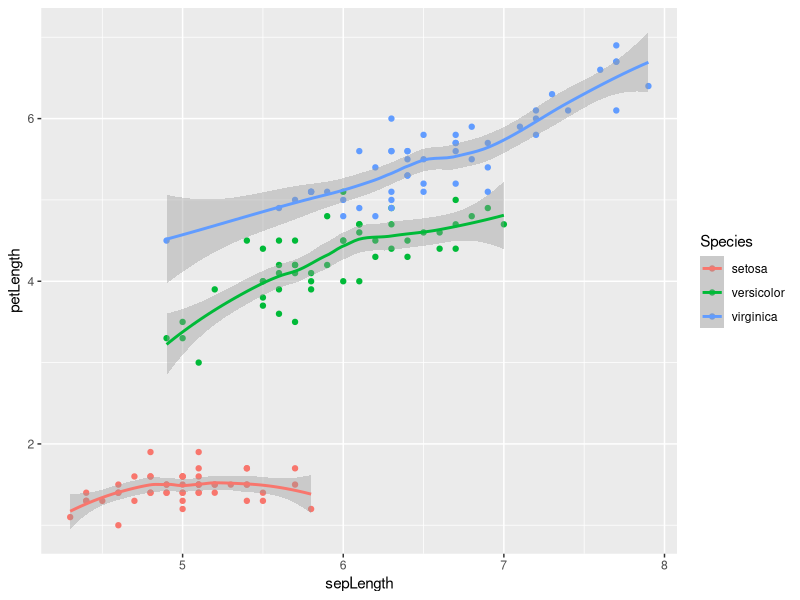
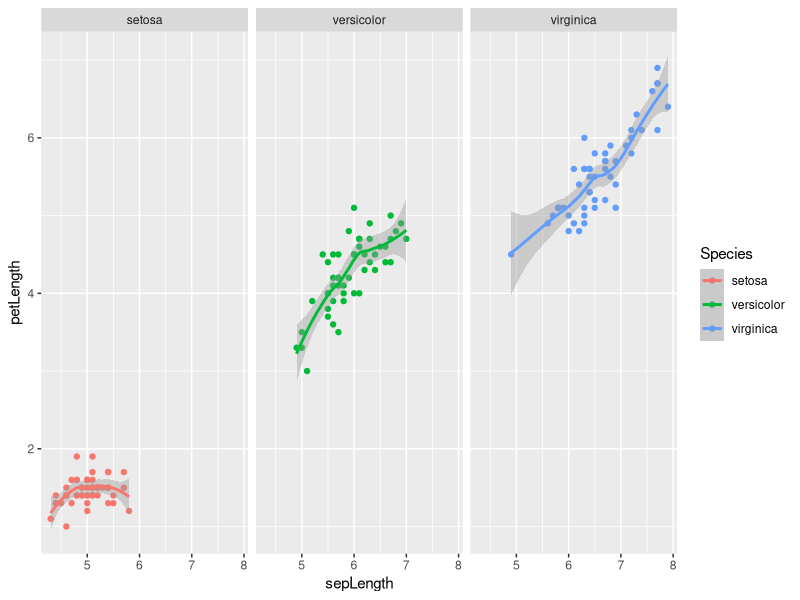

Here is the R script that generated these plots, in order:
## ---- chunk 1
library(dplyr)
library(stringr)
library(ggplot2)
## ---- chunk 2
# Let's play with the iris dataset for a bit, RA Fisher first analyzed these data in 1936
# first print the names of the columns

data(iris)
iris

# list the column names first, so you know what you're working with
names(iris)
# The periods in each column name are kind of annoying, let's fix that
rename(iris, petLength = Petal.Length, 
  petWidth = Petal.Width, 
  sepWidth = Sepal.Width, 
  sepLength = Sepal.Length) -> iris2 # turn the assignment around, remember this for piping later

# rename and select have special arguments for finding columns
select(iris, matches("sepal", ignore.case = FALSE)) %>% head # case sensitive
select(iris, matches("sepal")) %>% head # not case sensitive

# another example - notice that it is not case sensitive
select(iris, contains("l.l")) %>% head 

# similar to a regex function i.e. stringr::sub_str()
select(iris, ends_with("th")) %>% head # the regex starts at the end of a string; if end of string doesn't explicitly begin with "th" they are skipped 

# what if you have lots of columns, named/numbered something?
# create a silly example
df1 = data.frame(x05 = rnorm(5), x06= runif(5), x07 = rpois(5, 2), type = sample(letters, 5))
# now select a few columns
select(df1, num_range("x", 5:6, width=2)) # the width argument specifies that the string is at least 2 characters wide (i.e. "01" vs. "1")
## ---- chunk 3
# arrange(dataframe, column1, column2, ...)
head(arrange(iris2, desc(Species), sepLength))

# the piping way: 
arrange(iris2, desc(Species), sepLength) %>% head

## ---- chunk 4
library(plyr)
# mutate iris2, replace iris2 with mutated data
iris2 %>% mutate(sepalRatio = sepWidth/sepLength, # a simple ratio
                 avgSepLen = mean(sepLength)) -> iris2 # can use mutate to do column-wise operations too

# transumute only outputs new columns
transmute(iris2, sepalRatio = sepWidth/sepLength)

# group the data by column "Species" - summarise by mean sepal and petal lengths
iris2 %>% group_by(Species) %>% summarise(mean(sepLength), mean(petLength))

# how you would do this in plyr; I think it makes more sense to use a single function call
# syntax: ddply(dataframe, groups, special function, function calls)
head(ddply(iris2, .(Species), summarize, 
      avgSepLen = mean(sepLength)))

# transform adds column(s) all at once
head(ddply(iris2, .(Species), transform, 
      avgSepLen = mean(sepLength)))

# mutate lets you adds column(s) sequentially, so they can be referenced internally within the function
head(ddply(iris2, .(Species), mutate, 
      avgSepLen = mean(sepLength), ratko = avgSepLen*10)) # ratko references the previous column: avgSepLen

# can we use a pipe to plot? Si se puede, a few examples below: 
# plot the groups on the same panel, using color to identify groups
iris2 %>% group_by(Species) %>% ggplot(aes(sepLength,petLength, color = Species)) + geom_point() + geom_smooth() 

# facet_wrap the different groups onto different panels
iris2 %>% group_by(Species) %>% ggplot(aes(sepLength,petLength, color = Species)) + geom_point() + geom_smooth() + facet_wrap(~Species)

# sfsmisc as an alternative for plotting?

# what about modelling; Can we fit a linear model to each group, then examine the summary data? - not sure how to use this yet...
iris2 %>% group_by(Species) %>% do(model = lm(sepLength ~ petLength, data = .)) -> iris.mods

# look at the structure - HOW DO I GET TO YOU?
str(iris.mods[1,2])

